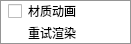
<?xml version="1.0" encoding="UTF-8"?>
<ui version="4.0">
 <class>GameToolbarMenu</class>
 <widget class="QMenu" name="GameToolbarMenu">
  <property name="accessibleName"><string>更多 Game 工具</string></property>
  <action name="materialPreviewAction">
   <property name="checkable"><bool>true</bool></property>
   <property name="text"><string>材质动画</string></property>
   <property name="toolTip"><string>在编辑模式中连续预览水面等动态材质。</string></property>
  </action>
  <action name="retryRenderAction">
   <property name="text"><string>重试渲染</string></property>
  </action>
  <addaction name="materialPreviewAction"/>
  <addaction name="retryRenderAction"/>
 </widget>
 <resources/>
 <connections/>
</ui>
